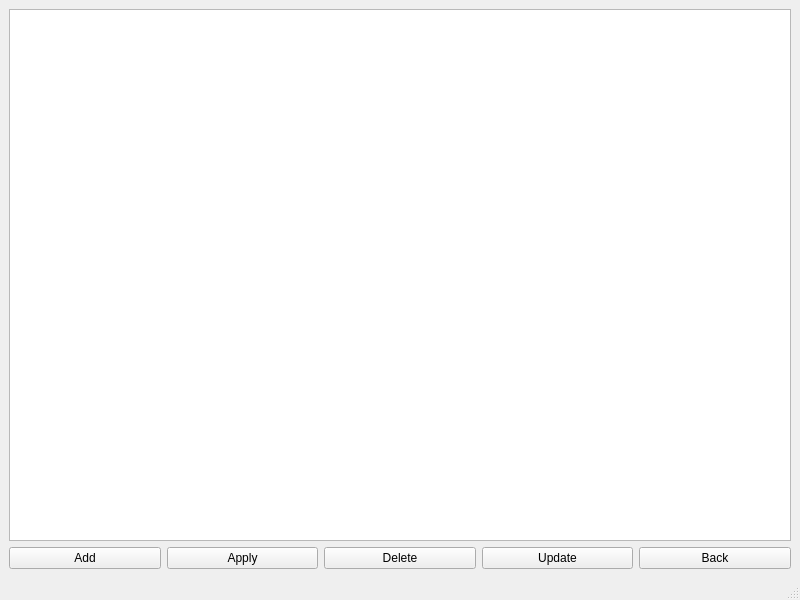
<?xml version="1.0" encoding="UTF-8"?>
<ui version="4.0">
 <class>ProductDataBase</class>
 <widget class="QMainWindow" name="ProductDataBase">
  <property name="geometry">
   <rect>
    <x>0</x>
    <y>0</y>
    <width>800</width>
    <height>600</height>
   </rect>
  </property>
  <property name="windowTitle">
   <string>MainWindow</string>
  </property>
  <widget class="QWidget" name="centralwidget">
   <layout class="QGridLayout" name="gridLayout">
    <item row="0" column="0">
     <widget class="QTableView" name="ProductTableView"/>
    </item>
    <item row="1" column="0">
     <layout class="QHBoxLayout" name="horizontalLayout">
      <item>
       <widget class="QPushButton" name="ProductAdd">
        <property name="text">
         <string>Add</string>
        </property>
       </widget>
      </item>
      <item>
       <widget class="QPushButton" name="ApplyButton">
        <property name="text">
         <string>Apply</string>
        </property>
       </widget>
      </item>
      <item>
       <widget class="QPushButton" name="ProductDelete">
        <property name="text">
         <string>Delete</string>
        </property>
       </widget>
      </item>
      <item>
       <widget class="QPushButton" name="UpdateButton">
        <property name="text">
         <string>Update</string>
        </property>
       </widget>
      </item>
      <item>
       <widget class="QPushButton" name="ProductBackButton">
        <property name="text">
         <string>Back</string>
        </property>
       </widget>
      </item>
     </layout>
    </item>
   </layout>
  </widget>
  <widget class="QMenuBar" name="menubar">
   <property name="geometry">
    <rect>
     <x>0</x>
     <y>0</y>
     <width>800</width>
     <height>21</height>
    </rect>
   </property>
  </widget>
  <widget class="QStatusBar" name="statusbar"/>
 </widget>
 <resources/>
 <connections/>
</ui>
